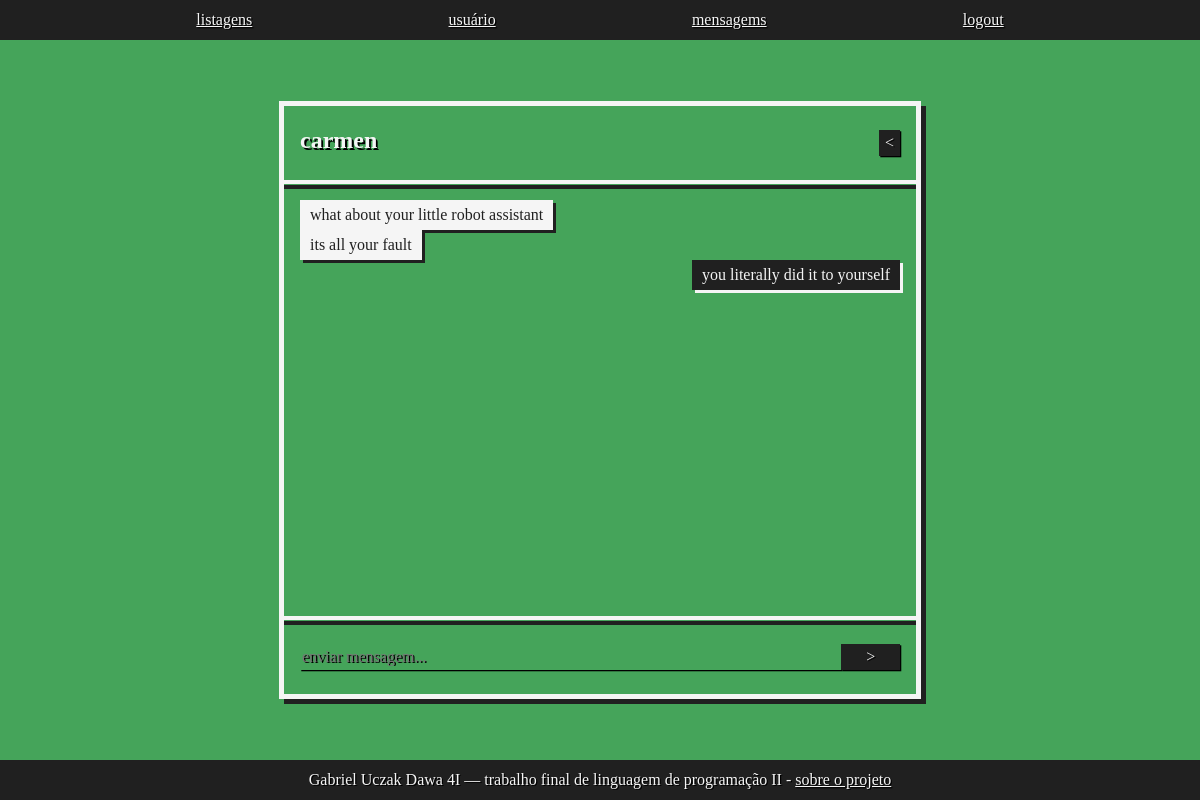
Page /src/pages/msgs.php?user=3 (signed in) on the committed database.
### tables this page shows
CREATE TABLE IF NOT EXISTS users(
    id INT AUTO_INCREMENT PRIMARY KEY,
    email VARCHAR(64) NOT NULL UNIQUE,
    senha VARCHAR(64) NOT NULL,
    nome VARCHAR(32) NOT NULL
);

CREATE TABLE IF NOT EXISTS mensagens(
    sender INT NOT NULL, FOREIGN KEY (sender) REFERENCES users(id),
    getter INT NOT NULL, FOREIGN KEY (getter) REFERENCES users(id),
    texto VARCHAR(256) NOT NULL
);

### src/scripts/conn.php (called while the page is built, shortened)
<?php
function fata($fa, $t){
    switch($t){
        case 'users':
            return array(
                        'id'    => $fa["id"],
                        'email' => $fa["email"],
                        'senha' => $fa["senha"],
                        'nome'  => $fa["nome"]
                        );
            break;
        case 'mensagens':
            return array(
                        'sender' => $fa["sender"],
                        'getter' => $fa["getter"],
                        'texto'  => $fa["texto"]
                        );
            break;
    }
}
function query_result_getter($rq, $t){
    $result = null;
    while($row = mysqli_fetch_assoc($rq))
        $result[] = fata($row, $t);
    return $result;
}
?>

### src/pages/msgs.php (the view, shortened to what this page needs)
<?php
require '../scripts/ribbons.php';
require '../scripts/conn.php';
echo <<<HEAD
<!DOCTYPE html>
<html lang="en">
<head>
    <meta charset="UTF-8">
    <meta name="viewport" content="width=device-width, initial-scale=1.0">
    <link rel="stylesheet" href="../../res/styles/msgs.css">
</head>
<body>
HEAD;
@$with = $_GET["user"];
@$search = $_GET["search"];
if($with != (0 || null)){
    $un = query_result_getter(
            mysqli_query($db,
                "SELECT * FROM users WHERE id = $with"
            ),'users'
          )[0]["nome"];
    echo <<<MESSAGESA
    <div class="box">
        <div style="display: flex; flex-flow:row; justify-content: space-between;">
            <h2>$un</h2>
            <form id="msgbox" action="msgs.php" method="post">
            <input type="submit" value="<">
            </form>
        </div>
    <hr>
        <div id="msgvw">
    MESSAGESA;
    try{
    $su = $_SESSION["id"];
    $gu = $with;
    $result = query_result_getter(
                mysqli_query($db,
                    "SELECT * FROM mensagens WHERE (sender = $su AND getter = $gu) OR (sender = $gu AND getter = $su);"
                ),'mensagens'
              );
    $res = array_reverse($result);
    foreach($res as $msg){
        $a = ($msg["sender"] == $_SESSION["id"])? 'msgR': 'msgL';
        $b = $msg["texto"];
        echo <<<MSG
        <div class="$a">
            $b
        </div>
        MSG;
    }
    }catch(Exception $e){
        echo "<h2>você não tem mensagems esse usuário...</h2>";
    }
    echo <<<MESSAGESB
        </div>
    <hr>
        <form id="msgbox" action="msgs.php?user=$with" method="post">
            <input required type="text" name="send" placeholder="enviar mensagem...">
            <input type="submit" value=">">
        </form>
    </div>
    MESSAGESB;
}
echo '</body>';
echo '</html>';
?>

### res/styles/msgs.css (style rules this page uses)
#msgvw { width: 50vw; height: 50vh; display: flex; flex-flow: column; }
.msgL { align-self: flex-start; background-color: whitesmoke; color: var(--back); text-shadow: none; box-shadow: var(--back) 3px 3px; padding: 3px 10px; }
.msgR { align-self: flex-end; background-color: var(--back); color: whitesmoke; text-shadow: none; box-shadow: whitesmoke 3px 3px; padding: 3px 10px; }
#msgbox { display: flex; flex-flow: row; }
#msgbox input[type=text] { flex-grow: 9; }
#msgbox input[type=submit] { flex-grow: 1; background-color: var(--back); }
hr { width: 100% + 2em; margin: 1em -1em; z-index: 2; border: solid whitesmoke 2.5px; box-shadow: var(--back) 0px 5px; }

### res/styles/style.css (style rules this page uses)
:root { --geen: #45a45a; --dgen: #55a55a; --back: #202020; --redd: #f22; }
*, a, input, button { font-family: 'Mononoki'!important; color:whitesmoke; text-shadow: 0.08em 0.08em black; overflow-wrap: break-word; }
body { display: flex; align-items: center; justify-content: center; background-color: #45a45a; height: 100vh; }
input, select { border: none; margin: 0.5em 0; background-color: var(--geen); box-shadow: 0.08em 0.08em black; }
form { display: flex; flex-flow: column; }
.box { border: solid whitesmoke 5px; padding: 1em; box-shadow: var(--back) 5px 5px; }

### rows in the picture
users: nome "carmen"
mensagens: texto "what about your little robot assistant"
mensagens: texto "its all your fault"
mensagens: texto "you literally did it to yourself"
